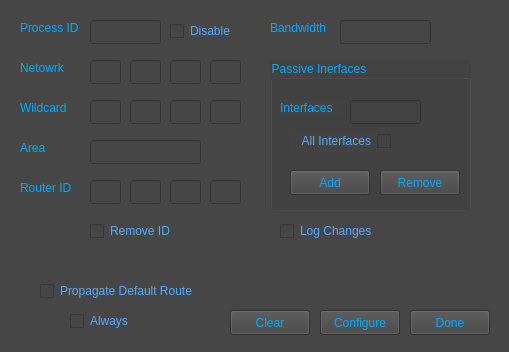
<?xml version="1.0" encoding="UTF-8"?>
<ui version="4.0">
 <class>Ospf</class>
 <widget class="QWidget" name="Ospf">
  <property name="geometry">
   <rect>
    <x>0</x>
    <y>0</y>
    <width>509</width>
    <height>352</height>
   </rect>
  </property>
  <property name="windowTitle">
   <string>Form</string>
  </property>
  <property name="styleSheet">
   <string notr="true">gridline-color: rgb(0, 0, 0);
background-color: rgb(70, 70, 70);
alternate-background-color: rgb(0, 0, 0);
border-color: rgb(22, 22, 22);
selection-color: rgb(0, 85, 255);
selection-background-color: rgb(0, 0, 127);</string>
  </property>
  <widget class="QLabel" name="label">
   <property name="geometry">
    <rect>
     <x>20</x>
     <y>20</y>
     <width>61</width>
     <height>16</height>
    </rect>
   </property>
   <property name="styleSheet">
    <string notr="true">color :rgb(0, 170, 255)
</string>
   </property>
   <property name="text">
    <string>Process ID</string>
   </property>
  </widget>
  <widget class="QLineEdit" name="procIdBox">
   <property name="geometry">
    <rect>
     <x>90</x>
     <y>20</y>
     <width>71</width>
     <height>24</height>
    </rect>
   </property>
   <property name="styleSheet">
    <string notr="true">color: rgb(85, 170, 255);
border-color: rgb(0, 0, 0);
</string>
   </property>
  </widget>
  <widget class="QLineEdit" name="netBox1">
   <property name="geometry">
    <rect>
     <x>90</x>
     <y>60</y>
     <width>31</width>
     <height>24</height>
    </rect>
   </property>
   <property name="styleSheet">
    <string notr="true">color: rgb(85, 170, 255);
border-color: rgb(0, 0, 0);
</string>
   </property>
  </widget>
  <widget class="QLabel" name="label_2">
   <property name="geometry">
    <rect>
     <x>20</x>
     <y>60</y>
     <width>61</width>
     <height>16</height>
    </rect>
   </property>
   <property name="styleSheet">
    <string notr="true">color :rgb(0, 170, 255)
</string>
   </property>
   <property name="text">
    <string>Netowrk</string>
   </property>
  </widget>
  <widget class="QLineEdit" name="netBox2">
   <property name="geometry">
    <rect>
     <x>130</x>
     <y>60</y>
     <width>31</width>
     <height>24</height>
    </rect>
   </property>
   <property name="styleSheet">
    <string notr="true">color: rgb(85, 170, 255);
border-color: rgb(0, 0, 0);
</string>
   </property>
  </widget>
  <widget class="QLineEdit" name="netBox3">
   <property name="geometry">
    <rect>
     <x>170</x>
     <y>60</y>
     <width>31</width>
     <height>24</height>
    </rect>
   </property>
   <property name="styleSheet">
    <string notr="true">color: rgb(85, 170, 255);
border-color: rgb(0, 0, 0);
</string>
   </property>
  </widget>
  <widget class="QLineEdit" name="netBox4">
   <property name="geometry">
    <rect>
     <x>210</x>
     <y>60</y>
     <width>31</width>
     <height>24</height>
    </rect>
   </property>
   <property name="styleSheet">
    <string notr="true">color: rgb(85, 170, 255);
border-color: rgb(0, 0, 0);
</string>
   </property>
  </widget>
  <widget class="QLineEdit" name="wildBox4">
   <property name="geometry">
    <rect>
     <x>210</x>
     <y>100</y>
     <width>31</width>
     <height>24</height>
    </rect>
   </property>
   <property name="styleSheet">
    <string notr="true">color: rgb(85, 170, 255);
border-color: rgb(0, 0, 0);
</string>
   </property>
  </widget>
  <widget class="QLineEdit" name="wildBox1">
   <property name="geometry">
    <rect>
     <x>90</x>
     <y>100</y>
     <width>31</width>
     <height>24</height>
    </rect>
   </property>
   <property name="styleSheet">
    <string notr="true">color: rgb(85, 170, 255);
border-color: rgb(0, 0, 0);
</string>
   </property>
  </widget>
  <widget class="QLineEdit" name="wildBox3">
   <property name="geometry">
    <rect>
     <x>170</x>
     <y>100</y>
     <width>31</width>
     <height>24</height>
    </rect>
   </property>
   <property name="styleSheet">
    <string notr="true">color: rgb(85, 170, 255);
border-color: rgb(0, 0, 0);
</string>
   </property>
  </widget>
  <widget class="QLabel" name="label_3">
   <property name="geometry">
    <rect>
     <x>20</x>
     <y>100</y>
     <width>61</width>
     <height>16</height>
    </rect>
   </property>
   <property name="styleSheet">
    <string notr="true">color :rgb(0, 170, 255)
</string>
   </property>
   <property name="text">
    <string>Wildcard</string>
   </property>
  </widget>
  <widget class="QLineEdit" name="wildBox2">
   <property name="geometry">
    <rect>
     <x>130</x>
     <y>100</y>
     <width>31</width>
     <height>24</height>
    </rect>
   </property>
   <property name="styleSheet">
    <string notr="true">color: rgb(85, 170, 255);
border-color: rgb(0, 0, 0);
</string>
   </property>
  </widget>
  <widget class="QLineEdit" name="areaBox">
   <property name="geometry">
    <rect>
     <x>90</x>
     <y>140</y>
     <width>111</width>
     <height>24</height>
    </rect>
   </property>
   <property name="styleSheet">
    <string notr="true">color: rgb(85, 170, 255);
border-color: rgb(0, 0, 0);
</string>
   </property>
  </widget>
  <widget class="QLabel" name="label_4">
   <property name="geometry">
    <rect>
     <x>20</x>
     <y>140</y>
     <width>61</width>
     <height>16</height>
    </rect>
   </property>
   <property name="styleSheet">
    <string notr="true">color :rgb(0, 170, 255)
</string>
   </property>
   <property name="text">
    <string>Area</string>
   </property>
  </widget>
  <widget class="QLineEdit" name="idBox4">
   <property name="geometry">
    <rect>
     <x>210</x>
     <y>180</y>
     <width>31</width>
     <height>24</height>
    </rect>
   </property>
   <property name="styleSheet">
    <string notr="true">color: rgb(85, 170, 255);
border-color: rgb(0, 0, 0);
</string>
   </property>
  </widget>
  <widget class="QLineEdit" name="idBox2">
   <property name="geometry">
    <rect>
     <x>130</x>
     <y>180</y>
     <width>31</width>
     <height>24</height>
    </rect>
   </property>
   <property name="styleSheet">
    <string notr="true">color: rgb(85, 170, 255);
border-color: rgb(0, 0, 0);
</string>
   </property>
  </widget>
  <widget class="QLineEdit" name="idBox3">
   <property name="geometry">
    <rect>
     <x>170</x>
     <y>180</y>
     <width>31</width>
     <height>24</height>
    </rect>
   </property>
   <property name="styleSheet">
    <string notr="true">color: rgb(85, 170, 255);
border-color: rgb(0, 0, 0);
</string>
   </property>
  </widget>
  <widget class="QLineEdit" name="idBox1">
   <property name="geometry">
    <rect>
     <x>90</x>
     <y>180</y>
     <width>31</width>
     <height>24</height>
    </rect>
   </property>
   <property name="styleSheet">
    <string notr="true">color: rgb(85, 170, 255);
border-color: rgb(0, 0, 0);
</string>
   </property>
  </widget>
  <widget class="QLabel" name="label_5">
   <property name="geometry">
    <rect>
     <x>20</x>
     <y>180</y>
     <width>61</width>
     <height>16</height>
    </rect>
   </property>
   <property name="styleSheet">
    <string notr="true">color :rgb(0, 170, 255)
</string>
   </property>
   <property name="text">
    <string>Router ID</string>
   </property>
  </widget>
  <widget class="QCheckBox" name="removeIdCheck">
   <property name="geometry">
    <rect>
     <x>90</x>
     <y>220</y>
     <width>91</width>
     <height>22</height>
    </rect>
   </property>
   <property name="cursor">
    <cursorShape>PointingHandCursor</cursorShape>
   </property>
   <property name="styleSheet">
    <string notr="true">color: rgb(85, 170, 255);
border-color: rgb(0, 0, 0);</string>
   </property>
   <property name="text">
    <string>Remove ID</string>
   </property>
  </widget>
  <widget class="QPushButton" name="exitBtn">
   <property name="geometry">
    <rect>
     <x>410</x>
     <y>310</y>
     <width>80</width>
     <height>25</height>
    </rect>
   </property>
   <property name="cursor">
    <cursorShape>PointingHandCursor</cursorShape>
   </property>
   <property name="styleSheet">
    <string notr="true">color: rgb(0, 170, 255);
background-color: rgb(66, 66, 66);
border-color: rgb(0, 0, 0);</string>
   </property>
   <property name="text">
    <string>Done</string>
   </property>
   <property name="default">
    <bool>false</bool>
   </property>
   <property name="flat">
    <bool>false</bool>
   </property>
  </widget>
  <widget class="QPushButton" name="configBtn">
   <property name="geometry">
    <rect>
     <x>320</x>
     <y>310</y>
     <width>80</width>
     <height>25</height>
    </rect>
   </property>
   <property name="cursor">
    <cursorShape>PointingHandCursor</cursorShape>
   </property>
   <property name="styleSheet">
    <string notr="true">color: rgb(0, 170, 255);
background-color: rgb(66, 66, 66);
border-color: rgb(0, 0, 0);</string>
   </property>
   <property name="text">
    <string>Configure</string>
   </property>
  </widget>
  <widget class="QPushButton" name="clearBtn">
   <property name="geometry">
    <rect>
     <x>230</x>
     <y>310</y>
     <width>80</width>
     <height>25</height>
    </rect>
   </property>
   <property name="cursor">
    <cursorShape>PointingHandCursor</cursorShape>
   </property>
   <property name="styleSheet">
    <string notr="true">color: rgb(0, 170, 255);
background-color: rgb(66, 66, 66);
border-color: rgb(0, 0, 0);</string>
   </property>
   <property name="text">
    <string>Clear</string>
   </property>
  </widget>
  <widget class="QGroupBox" name="groupBox">
   <property name="geometry">
    <rect>
     <x>270</x>
     <y>60</y>
     <width>201</width>
     <height>151</height>
    </rect>
   </property>
   <property name="styleSheet">
    <string notr="true">color: rgb(0, 170, 255);
selection-color: rgb(0, 170, 255);
selection-background-color: rgb(0, 170, 255);
alternate-background-color: rgb(0, 170, 255);
gridline-color: rgb(0, 0, 127);
background-color: rgb(66, 66, 66);
border-color: rgb(0, 0, 0);</string>
   </property>
   <property name="title">
    <string>Passive Inerfaces</string>
   </property>
   <widget class="QLabel" name="label_6">
    <property name="geometry">
     <rect>
      <x>10</x>
      <y>40</y>
      <width>61</width>
      <height>16</height>
     </rect>
    </property>
    <property name="styleSheet">
     <string notr="true">color :rgb(0, 170, 255)
</string>
    </property>
    <property name="text">
     <string>Interfaces</string>
    </property>
   </widget>
   <widget class="QLineEdit" name="interfaceBox">
    <property name="geometry">
     <rect>
      <x>80</x>
      <y>40</y>
      <width>71</width>
      <height>24</height>
     </rect>
    </property>
    <property name="styleSheet">
     <string notr="true">color: rgb(85, 170, 255);
border-color: rgb(0, 0, 0);
</string>
    </property>
   </widget>
   <widget class="QCheckBox" name="defaultPassCheck">
    <property name="geometry">
     <rect>
      <x>20</x>
      <y>70</y>
      <width>101</width>
      <height>22</height>
     </rect>
    </property>
    <property name="cursor">
     <cursorShape>PointingHandCursor</cursorShape>
    </property>
    <property name="layoutDirection">
     <enum>Qt::RightToLeft</enum>
    </property>
    <property name="styleSheet">
     <string notr="true">color: rgb(85, 170, 255);
border-color: rgb(0, 0, 0);</string>
    </property>
    <property name="text">
     <string>All Interfaces</string>
    </property>
   </widget>
   <widget class="QPushButton" name="removePassBtn">
    <property name="geometry">
     <rect>
      <x>110</x>
      <y>110</y>
      <width>80</width>
      <height>25</height>
     </rect>
    </property>
    <property name="cursor">
     <cursorShape>PointingHandCursor</cursorShape>
    </property>
    <property name="styleSheet">
     <string notr="true">color: rgb(0, 170, 255);
background-color: rgb(66, 66, 66);
border-color: rgb(0, 0, 0);</string>
    </property>
    <property name="text">
     <string>Remove</string>
    </property>
   </widget>
   <widget class="QPushButton" name="addPassBtn">
    <property name="geometry">
     <rect>
      <x>20</x>
      <y>110</y>
      <width>80</width>
      <height>25</height>
     </rect>
    </property>
    <property name="cursor">
     <cursorShape>PointingHandCursor</cursorShape>
    </property>
    <property name="styleSheet">
     <string notr="true">color: rgb(0, 170, 255);
background-color: rgb(66, 66, 66);
border-color: rgb(0, 0, 0);</string>
    </property>
    <property name="text">
     <string>Add</string>
    </property>
   </widget>
  </widget>
  <widget class="QCheckBox" name="logCheck">
   <property name="geometry">
    <rect>
     <x>280</x>
     <y>220</y>
     <width>111</width>
     <height>22</height>
    </rect>
   </property>
   <property name="cursor">
    <cursorShape>PointingHandCursor</cursorShape>
   </property>
   <property name="styleSheet">
    <string notr="true">color: rgb(85, 170, 255);
border-color: rgb(0, 0, 0);</string>
   </property>
   <property name="text">
    <string>Log Changes</string>
   </property>
  </widget>
  <widget class="QLineEdit" name="bandwidthBox">
   <property name="geometry">
    <rect>
     <x>340</x>
     <y>20</y>
     <width>91</width>
     <height>24</height>
    </rect>
   </property>
   <property name="styleSheet">
    <string notr="true">color: rgb(85, 170, 255);
border-color: rgb(0, 0, 0);
</string>
   </property>
  </widget>
  <widget class="QLabel" name="label_7">
   <property name="geometry">
    <rect>
     <x>270</x>
     <y>20</y>
     <width>61</width>
     <height>16</height>
    </rect>
   </property>
   <property name="styleSheet">
    <string notr="true">color :rgb(0, 170, 255)
</string>
   </property>
   <property name="text">
    <string>Bandwidth</string>
   </property>
  </widget>
  <widget class="QCheckBox" name="propCheck">
   <property name="geometry">
    <rect>
     <x>40</x>
     <y>280</y>
     <width>171</width>
     <height>22</height>
    </rect>
   </property>
   <property name="cursor">
    <cursorShape>PointingHandCursor</cursorShape>
   </property>
   <property name="styleSheet">
    <string notr="true">color: rgb(85, 170, 255);
border-color: rgb(0, 0, 0);</string>
   </property>
   <property name="text">
    <string>Propagate Default Route</string>
   </property>
  </widget>
  <widget class="QCheckBox" name="alwaysCheck">
   <property name="geometry">
    <rect>
     <x>70</x>
     <y>310</y>
     <width>71</width>
     <height>22</height>
    </rect>
   </property>
   <property name="cursor">
    <cursorShape>PointingHandCursor</cursorShape>
   </property>
   <property name="styleSheet">
    <string notr="true">color: rgb(85, 170, 255);
border-color: rgb(0, 0, 0);</string>
   </property>
   <property name="text">
    <string>Always</string>
   </property>
  </widget>
  <widget class="QCheckBox" name="disableCheck">
   <property name="geometry">
    <rect>
     <x>170</x>
     <y>20</y>
     <width>91</width>
     <height>22</height>
    </rect>
   </property>
   <property name="cursor">
    <cursorShape>PointingHandCursor</cursorShape>
   </property>
   <property name="styleSheet">
    <string notr="true">color: rgb(85, 170, 255);
border-color: rgb(0, 0, 0);</string>
   </property>
   <property name="text">
    <string>Disable</string>
   </property>
  </widget>
 </widget>
 <tabstops>
  <tabstop>procIdBox</tabstop>
  <tabstop>disableCheck</tabstop>
  <tabstop>netBox1</tabstop>
  <tabstop>netBox2</tabstop>
  <tabstop>netBox3</tabstop>
  <tabstop>netBox4</tabstop>
  <tabstop>wildBox1</tabstop>
  <tabstop>wildBox2</tabstop>
  <tabstop>wildBox3</tabstop>
  <tabstop>wildBox4</tabstop>
  <tabstop>areaBox</tabstop>
  <tabstop>idBox1</tabstop>
  <tabstop>idBox2</tabstop>
  <tabstop>idBox3</tabstop>
  <tabstop>idBox4</tabstop>
  <tabstop>removeIdCheck</tabstop>
  <tabstop>bandwidthBox</tabstop>
  <tabstop>interfaceBox</tabstop>
  <tabstop>defaultPassCheck</tabstop>
  <tabstop>addPassBtn</tabstop>
  <tabstop>removePassBtn</tabstop>
  <tabstop>logCheck</tabstop>
  <tabstop>propCheck</tabstop>
  <tabstop>alwaysCheck</tabstop>
  <tabstop>clearBtn</tabstop>
  <tabstop>configBtn</tabstop>
  <tabstop>exitBtn</tabstop>
 </tabstops>
 <resources/>
 <connections/>
</ui>
